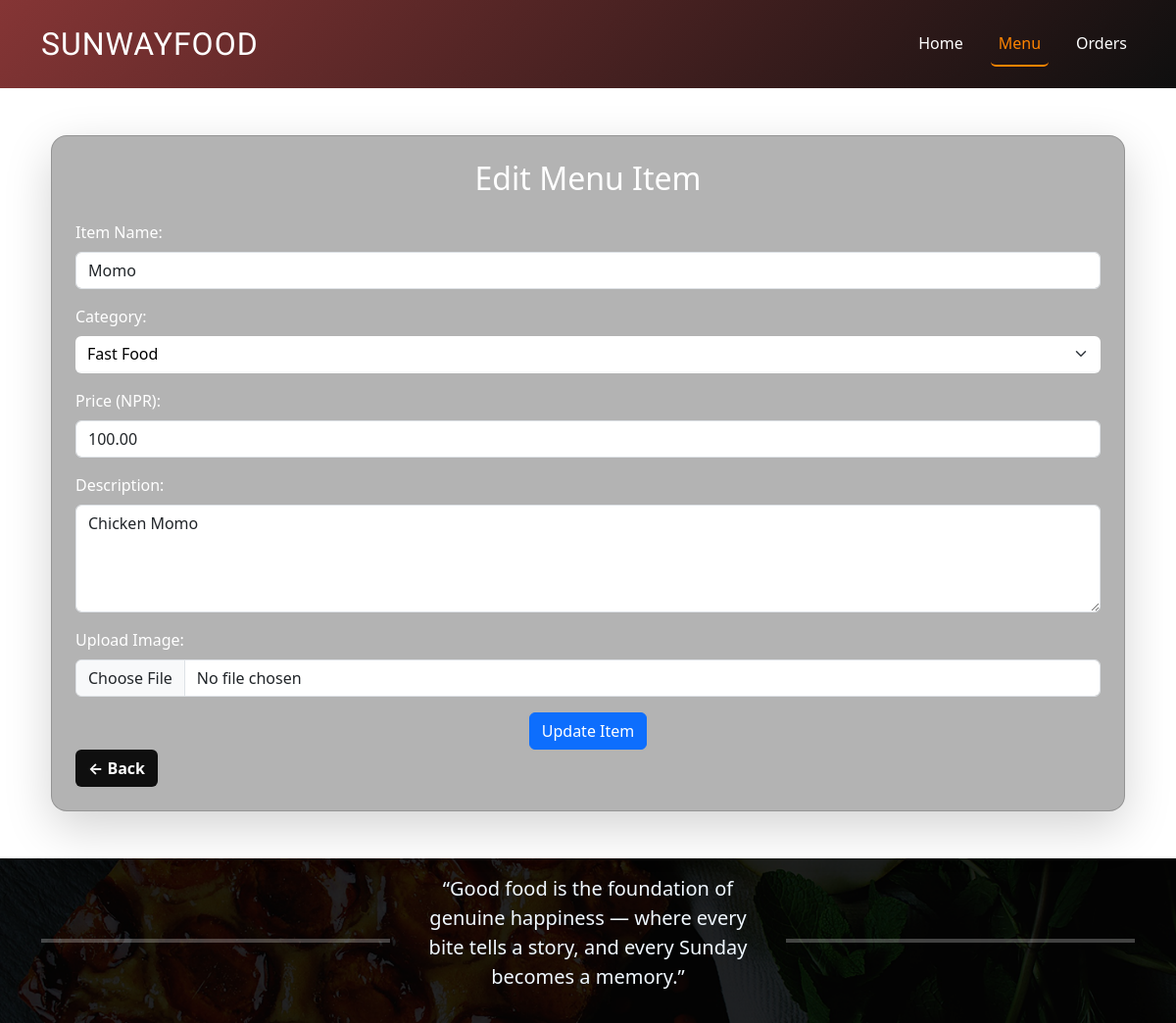
The page /php_Project/phpScripts/editFood.php?menu_itemId=4 on the database its author committed.
### tables this page shows
CREATE TABLE `menu_items` (
  `id` int(11) NOT NULL AUTO_INCREMENT,
  `name` varchar(100) NOT NULL,
  `category_id` int(11) DEFAULT NULL,
  `price` decimal(10,2) NOT NULL,
  `description` text DEFAULT NULL,
  `image_path` varchar(255) DEFAULT NULL,
  PRIMARY KEY (`id`),
  KEY `category_id` (`category_id`),
  CONSTRAINT `menu_items_ibfk_1` FOREIGN KEY (`category_id`) REFERENCES `categories` (`id`)
);

### php_Project/phpScripts/editFood.php (the view, shortened to what this page needs)
<?php
    include('../includes/dbconn.php');
    $isLoggedIn = isset($_SESSION['name']);
    $current_menu_id = $_GET['menu_itemId'];
    $select = "Select * from menu_items Where id= '$current_menu_id'";
    $result = mysqli_query($dbconn, $select);
    $rowData = mysqli_fetch_assoc($result);
?>
<!DOCTYPE html>
<html lang="en">
<head>
    <link href="https://cdn.jsdelivr.net/npm/bootstrap@5.3.3/dist/css/bootstrap.min.css" rel="stylesheet">
    <link href="../css/main.css" rel="stylesheet">
</head>
<body class="editItemBody">
    <nav class="navbar navbar-expand-lg bg-dark navbar-dark py-3 main-page-nav">
        <div class="container">
        <a class="navbar-brand" href="../index.php">SUNWAYFOOD</a>
        <div class="collapse navbar-collapse" id="navbarNav">
            <ul class="navbar-nav ms-auto">
            <li class="nav-item">
                <a class="nav-link" href="../index.php">Home</a>
            </li>
            <li class="nav-item">
                <a class="nav-link active" href="<?= $isLoggedIn ? 'admin_main.php' : 'login.php' ?>">Menu</a>
            </li>
            <li class="nav-item">
                <a class="nav-link" href="<?= $isLoggedIn ? 'allOrders.php' : 'login.php' ?>">Orders</a>
            </li>
            </ul>
        </div>
        </div>
    </nav>
    <div class="container my-5">
        <div class="card shadow-lg p-4 main-div-form">
            <h2 class="mb-4 text-center font-custom">Edit Menu Item</h2>
            <form action="" method="POST" enctype="multipart/form-data">
                <div class="mb-3">
                    <label for="name" class="form-label">Item Name:</label>
                    <input type="text" name="name" class="form-control" value="<?php echo $rowData['name']; ?>" required>
                </div>
                <div class="mb-3">
                    <label for="category" class="form-label">Category:</label>
                    <select name="category_id" class="form-select" value="<?php echo $rowData['category_id']; ?>" required>
                        <option value="5" <?= $rowData['category_id'] == 5 ? 'selected' : '' ?>>Fast Food</option>
                    </select>
                </div>
                <div class="mb-3">
                    <label for="price" class="form-label">Price (NPR):</label>
                    <input type="number" step="10" name="price" class="form-control" value="<?php echo $rowData['price']; ?>" required>
                </div>
                <div class="mb-3">
                    <label for="description" class="form-label">Description:</label>
                    <textarea name="description" rows="4" class="form-control"><?php echo $rowData['description']; ?></textarea>
                </div>
                <div class="mb-3">
                    <label for="image" class="form-label">Upload Image:</label>
                    <input type="file" name="image" accept="image/*" class="form-control">
                </div>
                <div class="text-center">
                    <input type="submit" value="Update Item" class="btn btn-primary">
                </div>
            </form>
            <div class="text-left">
                <a href="admin_main.php" class="btn btn-outline fw-bold back-btn">← Back</a>
            </div>
        </div>
    </div>
    <div class="alternate">
      <div class="container">
          <div class="row">
              <div class="col hr">
                  <hr style="border: none; height: 4px; background-color:rgb(255, 255, 255);">
              </div>
              <div class="col quote">
                  <div class="quote-box text-center my-3">
                      <blockquote class="blockquote">
                          <p class="mb-0">“Good food is the foundation of genuine happiness — where every bite tells a story, and every Sunday becomes a memory.”</p>
                      </blockquote>
                  </div>
              </div>
              <div class="col hr">
                  <hr style="border: none; height: 4px; background-color:rgb(255, 255, 255);">
              </div>
          </div>
      </div>
    </div>
</body>
</html>

### php_Project/css/main.css (style rules this page uses)
body { overflow-x: hidden; background:#ffffff; min-width: 350px; }
.navbar { background: linear-gradient(135deg, #853535, #0f0f0f); }
.navbar-brand { font-family: 'Nova Cut', cursive !important; font-size: 32px; letter-spacing: 1px; }
.nav-link { font-size: 16px; }
.collapse ul { gap: 20px; }
.nav-link { color: white; padding: 10px; }
.nav-link.active { color: #ff8400 !important; border-bottom: 2px solid #ff8400; border-radius: 5px; }
.col { display: flex; flex-direction: column; justify-content: center; z-index: 1000; }
.alternate { background-image: url('../image/bg.png'); background-size: cover; background-position: center; background-repeat: no-repeat; }
.main-div-form { position: relative; background-color: hsla(0, 0%, 2%, 0.3); margin: 10px; padding: 20px; border-radius: 1rem; backdrop-filter: blur(10px); }
.main-div-form label { color: #ffffff; }
.main-div-form select { background-color: #ffffff; border: none; border-bottom: 2px solid #f8f9fa; color: rgb(0, 0, 0); }
.back-btn { background-color: #0f0f0f; color:#ffffff }
.font-custom { color: #ffffff; }
.editItemBody { background-image: url('../image/food.jpg') !important; background-size: cover !important; background-position: center !important; background-repeat: no-repeat !important; }
.blockquote { color: aliceblue; }
.col hr { z-index: 1000; }

### rows shown on the page
menu_items: name "Momo", category_id "Fast Food", price "100.00", description "Chicken Momo"
